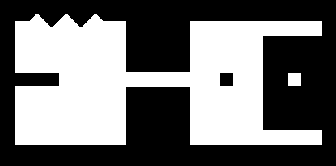
%> input picture 大作业/4/a.png, 336 x 166 px
$ octave test2.m   (GNU Octave 9; MATLAB toolbox functions it lacks are replaced by stand-ins)
%> lines starting %> are read from the running program, lines starting %| are printed output that depends on the picture; in (x1, y1, x2, y2) boxes, pixels count from 0 and x2, y2 are one past the last pixel; in counts of white or black regions, pixels touching at a corner belong together; the program's own positions count from 1
%% 图像边界提取与填充
clc;
clear vars;
close all;

%% 读取原图
I = imread('a.png');
%> I is the input picture: size 166x336x3 uint8; 44.9% white; 2 white regions, box (x1, y1, x2, y2) and area: (15, 14, 322, 145) 24892, (288, 73, 301, 86) 169
I=rgb2gray(I);                  %将图像转换为灰度图像
I=imbinarize(I);                %将灰度图像转换为二值图像（黑白图像）
mask=[1,0,1;0,0,0;1,0,1];       %设定结构元素(黑十字)
subplot(3,1,1);
imshow(I,[]);
title('原图');

%% 边界提取
boundary=I-imerode(I,mask);     %原图减去经结构元素腐蚀的图像，得到边界
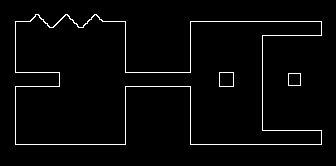
%> boundary: size 166x336 double; values 0 (black) and 1 (white), 2.6% white in thin lines or dots, all inside (x1, y1, x2, y2) = (15, 14, 322, 145)
subplot(3,1,2);
imshow(boundary,[]);
title('提取的边界');

%% 内容填充
% seed-location=(83,168);       %找的一个图像内部的点，作为膨胀的初始点


AC=ones(166,336)-boundary;      %边界图像的补集
plat=zeros(166,336);            %一个空图像（全黑）
plat(83,168)=1;                 %将初始点"染白"
CE=ones(3,3)-mask;              %把结构元素换成"白十字"

for counter=1:250               %对有白点的图像进行膨胀处理，再和补集作积，如此循环250次
    plat=imdilate(plat,CE);
    plat=plat.*(AC);

end
%> this loop made 250 passes
%> pass 1, `plat=plat.*(AC);`:
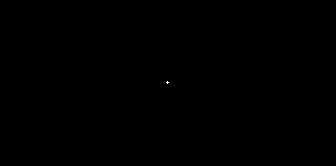
%> plat: size 166x336 double; values 0 (black) and 1 (white), 0.01% white in thin lines or dots, all inside (x1, y1, x2, y2) = (166, 81, 169, 84)
%> after the loop:
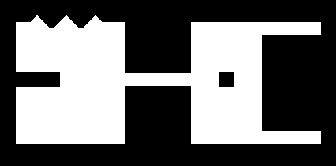
%> plat: size 166x336 double; values 0 (black) and 1 (white), 42.1% white; 1 white region, box (x1, y1, x2, y2) and area: (16, 15, 321, 144) 23488

plat=plat+boundary;             %将填充的图像与刚刚提取的边界求并集（其实就是想保存最右边的白框框做对比）
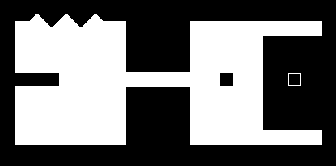
%> plat: size 166x336 double; values 0 (black) and 1 (white), 44.7% white; 2 white regions, box (x1, y1, x2, y2) and area: (15, 14, 322, 145) 24892, (288, 73, 301, 86) 48

subplot(3,1,3);
imshow(plat,[]);
title('对提取的边界进行区域填充');
